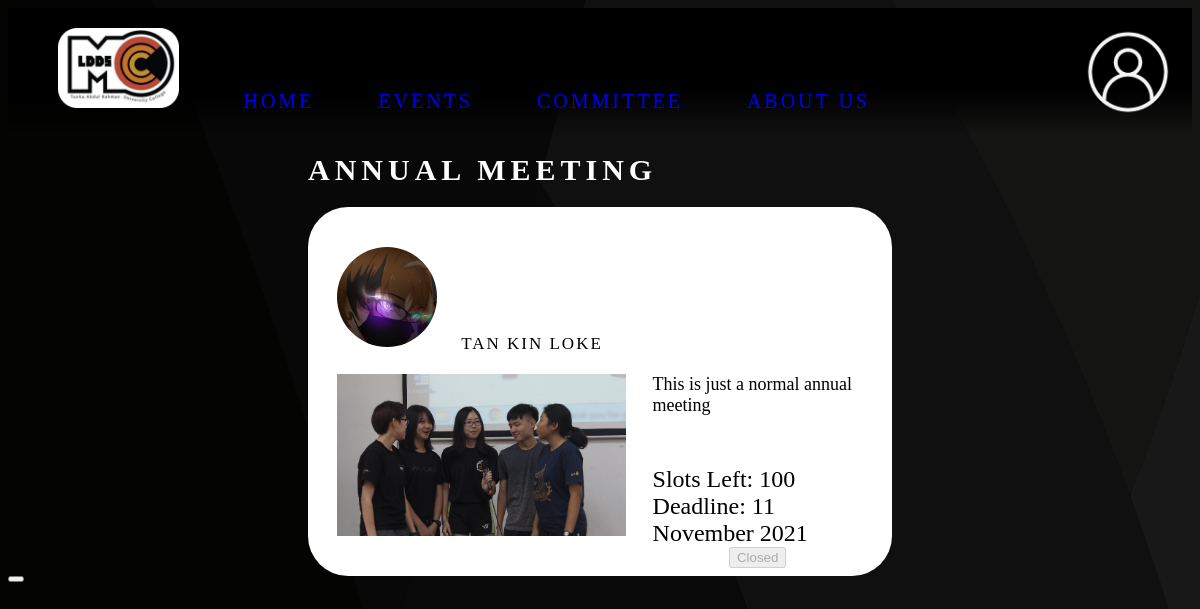
Screenshot of /event/4 with the database file from the repository.
### tables this page shows
CREATE TABLE `event` (
  `id` int(11) NOT NULL,
  `name` varchar(45) NOT NULL,
  `description` varchar(250) NOT NULL,
  `date` date NOT NULL,
  `start_time` time NOT NULL,
  `end_time` time NOT NULL,
  `venue` varchar(20) NOT NULL,
  `capacity` int(11) NOT NULL,
  `deadline` date NOT NULL,
  `person_in_charge` varchar(10) NOT NULL
);

CREATE TABLE `member` (
  `name` varchar(30) NOT NULL,
  `img_path` varchar(30) DEFAULT 'default.png',
  `student_id` varchar(10) NOT NULL,
  `password` varchar(65) NOT NULL,
  `ic_no` varchar(15) NOT NULL,
  `email` varchar(50) NOT NULL,
  `phone_no` varchar(12) NOT NULL,
  `faculty` varchar(5) NOT NULL,
  `course_code` varchar(3) NOT NULL,
  `permission_level` int(10) NOT NULL DEFAULT 0
);

### events/event_info.php (the view, shortened to what this page needs)
<?php
require_once('../banner.php');
if ($_SERVER['REQUEST_METHOD'] == "GET") {
    if (isset($_GET['eventID'])) {
        require_once("./../config/conn.php");
        $query = $conn->prepare("SELECT * FROM event WHERE id=?");
        $query->bind_param("s", $_GET['eventID']);
        $query->execute();
        $result = $query -> get_result();
        if ($result->num_rows == 1) {
            $eventInfo = $result->fetch_assoc();
            $query2 = $conn->prepare("SELECT COUNT(*) AS slots_taken FROM event_registration WHERE event_id=?");
            $query2->bind_param("s", $eventInfo['id']);
            $query2->execute();
            $registrationResult = $query2->get_result();
            $slotsTaken = $registrationResult->fetch_assoc()['slots_taken'];
            $query3 = $conn->prepare("SELECT COUNT(*) AS registration_no FROM event_registration WHERE event_id=? AND student_id=?");
            $query3->bind_param("ss", $eventInfo['id'], $_SESSION['student_id']);
            $query3->execute();
            $studentRegistrationResult = $query3->get_result();
            $eventJoined = ($studentRegistrationResult->fetch_assoc()['registration_no'] == 1) ? true: false;
            if (!$eventJoined) {
                if (date("Y-m-d",time()) > $eventInfo['deadline']) {
                    $eventJoined = true;
                }
            }
            $query4 = $conn->prepare("SELECT * FROM member WHERE student_id=?");
            $query4->bind_param("s", $eventInfo['person_in_charge']);
            $query4->execute();
            $PIC_Result = $query4 -> get_result();
            $PIC_Info = $PIC_Result->fetch_assoc();
        }
    }
}
?>
<!DOCTYPE html>
<html lang="en">
<head>
    <link rel="stylesheet" href="https://code.getmdl.io/1.3.0/material.grey-orange.min.css" />
    <link rel="stylesheet" href="/wst-ldds/style/main.css">
    <link rel="stylesheet" href="/wst-ldds/style/events.css">
</head>
<body class="hidden-scrollbar">
    <div class="content info-content">
        <h1><?php echo $eventInfo['name'];?></h1>
        <div class="event-info">
            <div class="person-in-charge">
                <img src="/wst-ldds/profile/images/<?php echo $PIC_Info['img_path'] ?? "default.png"; ?>">
                <span> <?php echo $PIC_Info['name']; ?> </span>
            </div>
            <div class="event-img">
                <img src="/wst-ldds/style/images/carousel/JLC.jpg">
            </div>
            <div class="event-details">
                <div class="desc">
                    <?php echo $eventInfo['description'];?>
                </div>
                <div class="slots-left">
                    Slots Left: <?php echo $eventInfo['capacity']-$slotsTaken;?>
                </div>
                <div class="deadline">
                    Deadline: <?php echo date("d F Y", strtotime($eventInfo['deadline']));?>
                </div>
                <div class="join-btn">
                    <button class="mdl-button mdl-js-button mdl-button--raised mdl-js-ripple-effect mdl-button--accent" id="join-btn" <?php echo ($eventJoined) ? "disabled": "";?>>
                        <?php echo ($eventJoined) ? ((date("Y-m-d",time()) > $eventInfo['deadline']) ? "Closed": "Joined"): " Join";?>
                    </button>
                </div>
            </div>
        </div>
    </div>
    <div id="join-success-msg" class="mdl-js-snackbar mdl-snackbar">
        <button class="mdl-snackbar__action" type="button"></button>
    </div>
</body>
</html>

### style/main.css (style rules this page uses)
body { background: url('./images/bg.svg') fixed; background-size: cover; overflow-x: hidden; overflow-y: overlay; }
.content { padding: 0 80px; color: white; }
.content h1 { font-size: 30px; text-transform: uppercase; letter-spacing: 5px; }
.deadline { left: 0px; }

### style/events.css (style rules this page uses)
.info-content { padding: 0 300px; }
.event-info { position: relative; border-radius: 40px; color: black; background: white; padding: 40px 5%; }
.person-in-charge { padding-bottom: 20px; }
.person-in-charge > img { border-radius: 50%; width: 100px; }
.person-in-charge > span { vertical-align: middle; text-transform: uppercase; letter-spacing: 2px; padding: 0 20px; font-size: 17px; }
.event-img { display: inline-block; position: relative; width: 55%; }
.event-img > img { width: 100%; }
.event-details { float: right; width: 40%; }
.event-details > .desc { font-size: 18px; padding-bottom: 50px; }
.event-details > .slots-left, .event-details > .deadline { font-size: 24px; display: inline-block; }
.event-details > .deadline { float: right; }
.event-details > .join-btn { margin: 40px 0; text-align: center; }

### rows the page displays
event: name "ANNUAL MEETING", description "This is just a normal annual meeting", $eventInfo['capacity']-$slotsTaken "100", deadline "11 November 2021"
member: img_path (picture), name "TAN KIN LOKE"
